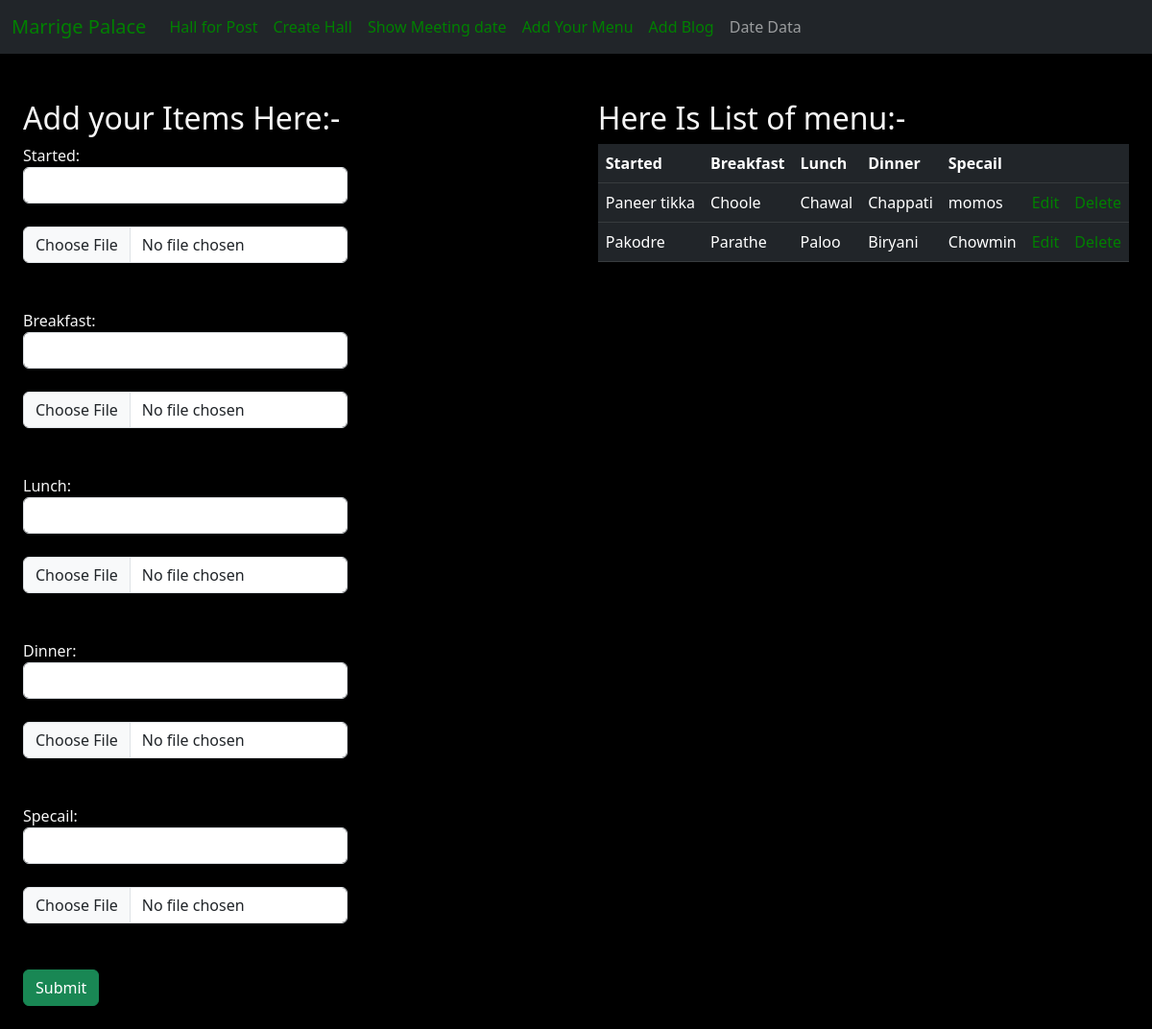
The app's page /admin_main/admin_menu, older data.
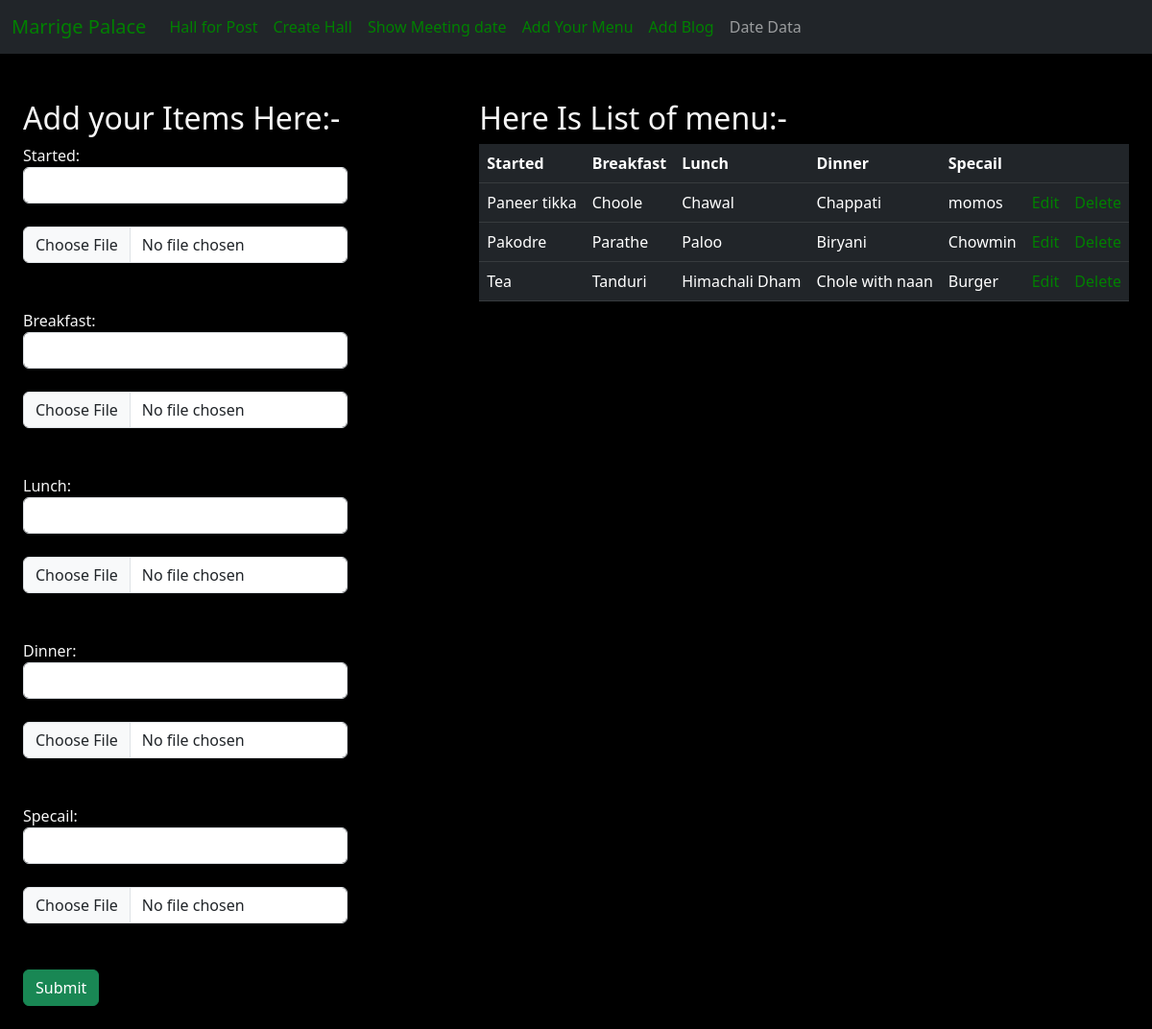
The same page, newer data.
### tables this page shows
CREATE TABLE menu_add (
	id INTEGER NOT NULL, 
	started TEXT, 
	breakfast TEXT, 
	lunch TEXT, 
	dinner TEXT, 
	special TEXT, 
	PRIMARY KEY (id)
);

### router/admin_login/admin_in.py (the view, shortened to what this page needs)
@admin_main.route('/admin_menu', methods= ['POST', 'GET'])
def admin_menu():
    getDate = engine.execute('Select * from menu_add')
    x = getDate.fetchall()
    return render_template('admin/admin_menu.html', x=x)

### templates/admin/admin_menu.html
{% extends "admin/admin_index.html" %}
{% block admin_menu %}
<div class="d-lg-flex justify-content-between p-4">
    <div class="">
        <h2>Add your Items Here:- </h2>
        <form action="" method="post">
            <label for="started">Started:</label>
            <input class="form-control" type="text" name="st" id="">
            <br>
            <input class="form-control" type="file" name="" id="">
            <br>
            <br>
            <label for="Breakfast">Breakfast: </label>
            <input class="form-control" type="text" name="bf" id="">
            <br>
            <input class="form-control" type="file" name="" id="">
            <br>
            <br>
            <label for="Lunch">Lunch: </label>
            <input class="form-control" type="text" name="lh" id="">
            <br>
            <input class="form-control" type="file" name="" id="">
            <br>
            <br>
            <label for="Dinner">Dinner: </label>
            <input class="form-control" type="text" name="dn" id="">
            <br>
            <input class="form-control" type="file" name="" id="">
            <br>
            <br>
            <label for="Specail">Specail: </label>
            <input class="form-control" type="text" name="sp" id="">
            <br>
            <input class="form-control" type="file" name="" id="">
            <br>
            <br>
            <input class="btn btn-success" type="submit" value="Submit">
        </form>
    </div>
    <div class="">
        <h2>Here Is List of menu:- </h2>
        <table class="table table-hover table-dark">
            <thead>
                <tr>
                    <th>Started</th>
                    <th>Breakfast</th>
                    <th>Lunch</th>
                    <th>Dinner</th>
                    <th>Specail</th>
                    <th></th>
                    <th></th>
                </tr>
            </thead>
            {% for i in x: %}
            <tbody>
                <tr>
                    <td>{{i['started']}}</td>
                    <td>{{i['breakfast']}}</td>
                    <td>{{i['lunch']}}</td>
                    <td>{{i['dinner']}}</td>
                    <td>{{i['special']}}</td>
                    <td><a href="{{ url_for('admin_main.edit_menu', id=i['id'])}}">Edit</a></td>
                    <td><a href="{{ url_for('admin_main.del_menu', id=i['id'])}}">Delete</a></td>
                </tr>
            </tbody>
            {% endfor %}
        </table>
    </div>
</div>
{% endblock%}

### templates/admin/admin_index.html (shortened to what this page needs)
<!DOCTYPE html>
<html lang="en">
<head>
    <link href="https://cdn.jsdelivr.net/npm/bootstrap@5.3.0/dist/css/bootstrap.min.css" rel="stylesheet">
</head>
<body style="background-color: black; color: whitesmoke; margin: 0;">
    <nav class="navbar navbar-expand-lg navbar-dark bg-dark">
        <div class="container-fluid">
          <a class="navbar-brand" href="{{ url_for('admin_main.admin_dashs')}}" >Marrige Palace</a>
          <div class="collapse navbar-collapse" id="navbarNav">
            <ul class="navbar-nav">
              <li class="nav-item">
                <a class="nav-link" href="{{ url_for('admin_main.admin_hall')}}">Hall for Post</a>
              </li>
              <li class="nav-item">
                <a class="nav-link" href="{{ url_for('admin_main.create_post')}}" >Create Hall</a>
              </li>
              <li class="nav-item">
                <a class="nav-link" href="{{ url_for('admin_main.date_index')}}">Show Meeting date</a>
              </li>
              <li class="nav-item">
                <a class="nav-link" href="{{ url_for('admin_main.admin_menu')}}">Add Your Menu</a>
              </li>
              <li class="nav-item">
                <a class="nav-link" href="{{ url_for('admin_main.admin_blog')}}">Add Blog</a>
              </li>
              <li class="nav-item">
                <a class="nav-link">Date Data</a>
              </li>
            </ul>
          </div>
        </div>
    </nav>
    <br>
    {% block admin_content %}
    {% block create_post %}
    {% block edit_post %}
    {% block meeting_date %}
    {% block admin_menu %}{% endblock %}
    {% endblock %}
    {% endblock %}
    {% endblock %}
    {% endblock %}
</body>
</html>

### templates/admin/admin_index.html (style rules this page uses)
a:link { color: green; background-color: transparent; text-decoration: none; }

Row changes from the older to the newer data that the page shows:
added menu_add: started "Tea", breakfast "Tanduri", lunch "Himachali Dham", dinner "Chole with naan", special "Burger"
